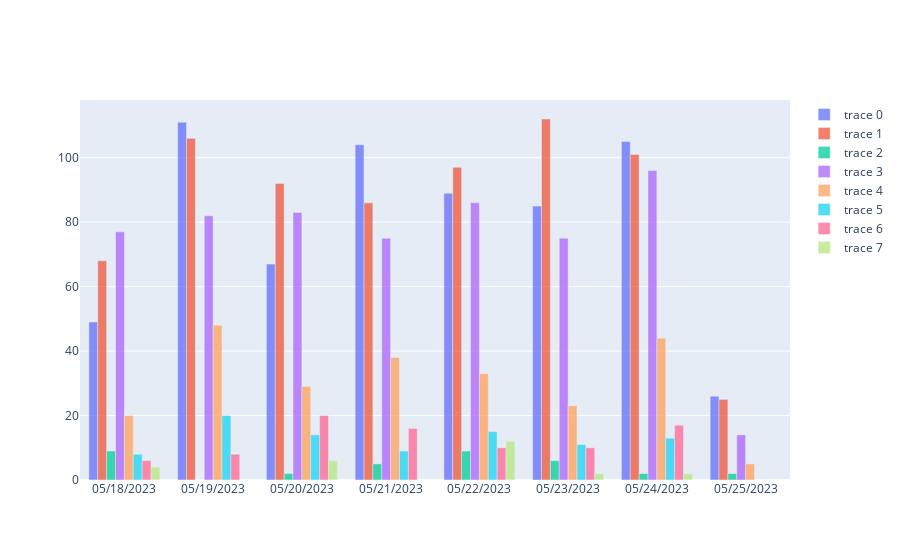

Notebook code cell kept with this figure:
### Markdown cell above
#### Daily Activity

### Code cell
ages = df['age'].unique()
ages = ages[~np.isnan(ages)]

fig = go.Figure()
# Iterate through each device 
for d in ages:
    # Find the subset of the data with that device
    tmp_df = df[df['age'] == d]

    # Create a dict object with 0 counts for all topics
    ages_daily_activity = {}
    for i in tmp_df.index:
        # Find that index
        tmp_timestamp = df['impression_time'][i]
        tmp_datetime = tmp_timestamp
        tmp_date = tmp_datetime.strftime('%m/%d/%Y')

        # Daily Activity
        if tmp_date not in ages_daily_activity:
            ages_daily_activity[tmp_date] = 0
        else:
            ages_daily_activity[tmp_date] +=1
        
    
    # Sort by dates
    ages_daily_activity = dict(sorted(ages_daily_activity.items()))

    # Add trace
    fig.add_trace(go.Bar(x= [x for x in ages_daily_activity.keys()], y = [y for y in ages_daily_activity.values()], textfont_size=20))



    # Overlay both histograms
    #fig.update_layout(barmode='overlay')
    # Reduce opacity to see both histograms
fig.update_traces(opacity=0.75)
fig.show()

### Figure 1 — Plotly figure (JSON) as saved in the notebook; plotly's stock layout.template omitted (floating-point values rounded to 4 significant figures)
{"data": [{"opacity": 0.75, "textfont": {"size": 20}, "type": "bar", "x": ["05/18/2023", "05/19/2023", "05/20/2023", "05/21/2023", "05/22/2023", "05/23/2023", "05/24/2023", "05/25/2023"], "y": [49, 111, 67, 104, 89, 85, 105, 26]}, {"opacity": 0.75, "textfont": {"size": 20}, "type": "bar", "x": ["05/18/2023", "05/19/2023", "05/20/2023", "05/21/2023", "05/22/2023", "05/23/2023", "05/24/2023", "05/25/2023"], "y": [68, 106, 92, 86, 97, 112, 101, 25]}, {"opacity": 0.75, "textfont": {"size": 20}, "type": "bar", "x": ["05/18/2023", "05/19/2023", "05/20/2023", "05/21/2023", "05/22/2023", "05/23/2023", "05/24/2023", "05/25/2023"], "y": [9, 0, 2, 5, 9, 6, 2, 2]}, {"opacity": 0.75, "textfont": {"size": 20}, "type": "bar", "x": ["05/18/2023", "05/19/2023", "05/20/2023", "05/21/2023", "05/22/2023", "05/23/2023", "05/24/2023", "05/25/2023"], "y": [77, 82, 83, 75, 86, 75, 96, 14]}, {"opacity": 0.75, "textfont": {"size": 20}, "type": "bar", "x": ["05/18/2023", "05/19/2023", "05/20/2023", "05/21/2023", "05/22/2023", "05/23/2023", "05/24/2023", "05/25/2023"], "y": [20, 48, 29, 38, 33, 23, 44, 5]}, {"opacity": 0.75, "textfont": {"size": 20}, "type": "bar", "x": ["05/18/2023", "05/19/2023", "05/20/2023", "05/21/2023", "05/22/2023", "05/23/2023", "05/24/2023"], "y": [8, 20, 14, 9, 15, 11, 13]}, {"opacity": 0.75, "textfont": {"size": 20}, "type": "bar", "x": ["05/18/2023", "05/19/2023", "05/20/2023", "05/21/2023", "05/22/2023", "05/23/2023", "05/24/2023", "05/25/2023"], "y": [6, 8, 20, 16, 10, 10, 17, 0]}, {"opacity": 0.75, "textfont": {"size": 20}, "type": "bar", "x": ["05/18/2023", "05/20/2023", "05/22/2023", "05/23/2023", "05/24/2023"], "y": [4, 6, 12, 2, 2]}], "layout": {}}
